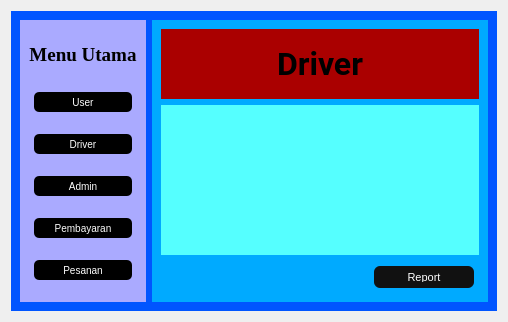
<?xml version="1.0" encoding="UTF-8"?>
<ui version="4.0">
 
 
 <class>Form</class>
 
 
 <widget class="QWidget" name="Form">
  
  
  <property name="geometry">
   
   
   <rect>
    
    
    <x>0</x>
    
    
    <y>0</y>
    
    
    <width>508</width>
    
    
    <height>300</height>
    
   
   </rect>
   
  
  </property>
  
  
  <property name="windowTitle">
   
   
   <string>Form</string>
   
  
  </property>
  
  
  <layout class="QGridLayout" name="gridLayout">
   
   
   <item row="0" column="0">
    
    
    <widget class="QWidget" name="widget" native="true">
     
     
     <property name="styleSheet">
      
      
      <string notr="true">background-color: rgb(0, 85, 255);</string>
      
     
     </property>
     
     
     <layout class="QHBoxLayout" name="horizontalLayout_2">
      
      
      <item>
       
       
       <widget class="QWidget" name="widget_2" native="true">
        
        
        <property name="sizePolicy">
         <sizepolicy hsizetype="Fixed" vsizetype="Expanding">
          <horstretch>0</horstretch>
          <verstretch>0</verstretch>
         </sizepolicy>
        </property>
        <property name="minimumSize">
         
         
         <size>
          
          
          <width>120</width>
          
          
          <height>0</height>
          
         
         </size>
         
        
        </property>
        
        
        <property name="styleSheet">
         
         
         <string notr="true">background-color: rgb(170, 170, 255);</string>
         
        
        </property>
        
        
        <layout class="QVBoxLayout" name="verticalLayout_2">
         
         
         <item>
          
          
          <widget class="QLabel" name="label_2">
           
           
           <property name="minimumSize">
            
            
            <size>
             
             
             <width>0</width>
             
             
             <height>40</height>
             
            
            </size>
            
           
           </property>
           
           
           <property name="maximumSize">
            
            
            <size>
             
             
             <width>16777215</width>
             
             
             <height>40</height>
             
            
            </size>
            
           
           </property>
           
           
           <property name="font">
            
            
            <font>
             
             
             <family>Times New Roman</family>
             
             
             <pointsize>14</pointsize>
             
             
             <weight>75</weight>
             
             
             <bold>true</bold>
             
            
            </font>
            
           
           </property>
           
           
           <property name="text">
            
            
            <string>Menu Utama</string>
            
           
           </property>
           
           
           <property name="alignment">
            
            
            <set>Qt::AlignCenter</set>
            
           
           </property>
           
          
          </widget>
          
         
         </item>
         
         
         <item>
          
          
          <widget class="QPushButton" name="btnUser">
           
           
           <property name="minimumSize">
            
            
            <size>
             
             
             <width>0</width>
             
             
             <height>20</height>
             
            
            </size>
            
           
           </property>
           
           
           <property name="maximumSize">
            
            
            <size>
             
             
             <width>16777215</width>
             
             
             <height>30</height>
             
            
            </size>
            
           
           </property>
           
           
           <property name="styleSheet">
            
            
            <string notr="true">QPushButton{
	text-align: center;
	margin: 5px;
	border-radius:5px;
	font-size: 10px;
	background-color: black;
	color: white;
}

QPushButton:hover{
	background-color:#3498db;
}
QPushButton:pressed{
	background-color:#2380b9;
}</string>
            
           
           </property>
           
           
           <property name="text">
            
            
            <string>User</string>
            
           
           </property>
           
          
          </widget>
          
         
         </item>
         
         
         <item>
          
          
          <widget class="QPushButton" name="btnDriver">
           
           
           <property name="minimumSize">
            
            
            <size>
             
             
             <width>0</width>
             
             
             <height>20</height>
             
            
            </size>
            
           
           </property>
           
           
           <property name="maximumSize">
            
            
            <size>
             
             
             <width>16777215</width>
             
             
             <height>30</height>
             
            
            </size>
            
           
           </property>
           
           
           <property name="styleSheet">
            
            
            <string notr="true">QPushButton{
	text-align: center;
	margin: 5px;
	border-radius:5px;
	font-size: 10px;
	background-color: black;
	color: white;
}

QPushButton:hover{
	background-color:#3498db;
}
QPushButton:pressed{
	background-color:#2380b9;
}</string>
            
           
           </property>
           
           
           <property name="text">
            
            
            <string>Driver</string>
            
           
           </property>
           
          
          </widget>
          
         
         </item>
         
         
         <item>
          
          
          <widget class="QPushButton" name="btnAdmin">
           
           
           <property name="minimumSize">
            
            
            <size>
             
             
             <width>0</width>
             
             
             <height>20</height>
             
            
            </size>
            
           
           </property>
           
           
           <property name="maximumSize">
            
            
            <size>
             
             
             <width>16777215</width>
             
             
             <height>30</height>
             
            
            </size>
            
           
           </property>
           
           
           <property name="styleSheet">
            
            
            <string notr="true">QPushButton{
	text-align: center;
	margin: 5px;
	border-radius:5px;
	font-size: 10px;
	background-color: black;
	color: white;
}

QPushButton:hover{
	background-color:#3498db;
}
QPushButton:pressed{
	background-color:#2380b9;
}</string>
            
           
           </property>
           
           
           <property name="text">
            
            
            <string>Admin</string>
            
           
           </property>
           
          
          </widget>
          
         
         </item>
         
         
         <item>
          
          
          <widget class="QPushButton" name="btnPembayaran">
           
           
           <property name="minimumSize">
            
            
            <size>
             
             
             <width>0</width>
             
             
             <height>20</height>
             
            
            </size>
            
           
           </property>
           
           
           <property name="maximumSize">
            
            
            <size>
             
             
             <width>16777215</width>
             
             
             <height>30</height>
             
            
            </size>
            
           
           </property>
           
           
           <property name="styleSheet">
            
            
            <string notr="true">QPushButton{
	text-align: center;
	margin: 5px;
	border-radius:5px;
	font-size: 10px;
	background-color: black;
	color: white;
}

QPushButton:hover{
	background-color:#3498db;
}
QPushButton:pressed{
	background-color:#2380b9;
}</string>
            
           
           </property>
           
           
           <property name="text">
            
            
            <string>Pembayaran</string>
            
           
           </property>
           
          
          </widget>
          
         
         </item>
         
         
         <item>
          
          
          <widget class="QPushButton" name="btnPesanan">
           
           
           <property name="minimumSize">
            
            
            <size>
             
             
             <width>0</width>
             
             
             <height>20</height>
             
            
            </size>
            
           
           </property>
           
           
           <property name="maximumSize">
            
            
            <size>
             
             
             <width>16777215</width>
             
             
             <height>30</height>
             
            
            </size>
            
           
           </property>
           
           
           <property name="styleSheet">
            
            
            <string notr="true">QPushButton{
	text-align: center;
	margin: 5px;
	border-radius:5px;
	font-size: 10px;
	background-color: black;
	color: white;
}

QPushButton:hover{
	background-color:#3498db;
}
QPushButton:pressed{
	background-color:#2380b9;
}</string>
            
           
           </property>
           
           
           <property name="text">
            
            
            <string>Pesanan</string>
            
           
           </property>
           
          
          </widget>
          
         
         </item>
         
        
        </layout>
        
       
        <property name="maximumSize">
         <size>
          <width>160</width>
          <height>16777215</height>
         </size>
        </property>
       </widget>
       
      
      </item>
      
      
      <item>
       
       
       <widget class="QWidget" name="widget_3" native="true">
        
        
        <property name="sizePolicy">
         <sizepolicy hsizetype="Expanding" vsizetype="Expanding">
          <horstretch>0</horstretch>
          <verstretch>0</verstretch>
         </sizepolicy>
        </property>
        <property name="minimumSize">
         
         
         <size>
          
          
          <width>0</width>
          
          
          <height>0</height>
          
         
         </size>
         
        
        </property>
        
        
        <property name="styleSheet">
         
         
         <string notr="true">background-color: rgb(0, 170, 255);</string>
         
        
        </property>
        
        
        <layout class="QVBoxLayout" name="verticalLayout">
         
         
         <item>
          
          
          <widget class="QWidget" name="widget_4" native="true">
           
           
           <property name="minimumSize">
            
            
            <size>
             
             
             <width>0</width>
             
             
             <height>70</height>
             
            
            </size>
            
           
           </property>
           
           
           <property name="maximumSize">
            
            
            <size>
             
             
             <width>16777215</width>
             
             
             <height>70</height>
             
            
            </size>
            
           
           </property>
           
           
           <property name="styleSheet">
            
            
            <string notr="true">background-color: rgb(170, 0, 0);</string>
            
           
           </property>
           
           
           <layout class="QHBoxLayout" name="horizontalLayout_3">
            
            
            <item>
             
             
             <widget class="QLabel" name="label">
              
              
              <property name="minimumSize">
               
               
               <size>
                
                
                <width>0</width>
                
                
                <height>50</height>
                
               
               </size>
               
              
              </property>
              
              
              <property name="maximumSize">
               
               
               <size>
                
                
                <width>16777215</width>
                
                
                <height>70</height>
                
               
               </size>
               
              
              </property>
              
              
              <property name="font">
               
               
               <font>
                
                
                <family>Roboto</family>
                
                
                <pointsize>24</pointsize>
                
                
                <weight>75</weight>
                
                
                <bold>true</bold>
                
               
               </font>
               
              
              </property>
              
              
              <property name="mouseTracking">
               
               
               <bool>false</bool>
               
              
              </property>
              
              
              <property name="text">
               
               
               <string>Driver</string>
               
              
              </property>
              
              
              <property name="alignment">
               
               
               <set>Qt::AlignCenter</set>
               
              
              </property>
              
             
             </widget>
             
            
            </item>
            
           
           </layout>
           
          
          </widget>
          
         
         </item>
         
         
         <item>
          
          
          <widget class="QWidget" name="widget_5" native="true">
           
           
           <property name="sizePolicy">
            <sizepolicy hsizetype="Expanding" vsizetype="Expanding">
             <horstretch>0</horstretch>
             <verstretch>0</verstretch>
            </sizepolicy>
           </property>
           <property name="minimumSize">
            
            
            <size>
             
             
             <width>0</width>
             
             
             <height>150</height>
             
            
            </size>
            
           
           </property>
           
           
           <property name="styleSheet">
            
            
            <string notr="true">background-color: rgb(85, 255, 255);</string>
            
           
           </property>
           
           
           <layout class="QHBoxLayout" name="horizontalLayout"/>
           
          
          </widget>
          
         
         </item>
         
        
         <item>
          <layout class="QHBoxLayout" name="horizontalLayout_report">
           <item>
            <spacer name="horizontalSpacer_report">
             <property name="orientation">
              <enum>Qt::Horizontal</enum>
             </property>
             <property name="sizeHint" stdset="0">
              <size>
               <width>40</width>
               <height>20</height>
              </size>
             </property>
            </spacer>
           </item>
           <item>
            <widget class="QPushButton" name="btnReport">
             <property name="minimumSize">
              <size>
               <width>110</width>
               <height>32</height>
              </size>
             </property>
             <property name="styleSheet">
              <string notr="true">QPushButton{
    text-align: center;
    margin: 5px;
    border-radius: 6px;
    font-size: 11px;
    background-color: #111;
    color: white;
    padding: 6px 12px;
}
QPushButton:hover{ background-color:#3498db; }
QPushButton:pressed{ background-color:#2380b9; }</string>
             </property>
             <property name="text">
              <string>Report</string>
             </property>
            </widget>
           </item>
          </layout>
         </item>
        </layout>
        
       
       </widget>
       
      
      </item>
      
     
     </layout>
     
    
    </widget>
    
   
   </item>
   
  
  </layout>
  
 
 </widget>
 
 
 <resources/>
 
 
 <connections/>
 

</ui>
